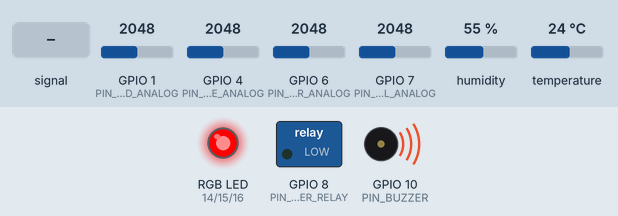
Bench run of a sketch on a simulated ESP32-S3. Shown: switched loads named in the sketch (green lamp = pin HIGH), an RGB LED mixed from three pins (HIGH = lit), buzzer (waves = sounding, pin HIGH). Wiring (inferred from the names in the program): DHT11 sensor: data GPIO 2. The inputs (shaded band) are chosen by the test bench; at power-on: GPIO 4 (PIN_FLAME_ANALOG) = 2048, humidity 55 %, GPIO 1 (PIN_SOUND_ANALOG) = 2048, GPIO 6 (PIN_LDR_ANALOG) = 2048, GPIO 7 (PIN_SOIL_ANALOG) = 2048, temperature 24 °C. What the sketch prints to the serial monitor is not drawn.

Above: at 1.27 s.
1.3 s: GPIO 4 (PIN_FLAME_ANALOG) set to 2290
4.8 s: GPIO 4 (PIN_FLAME_ANALOG) set to 2375
At 5.5 s:
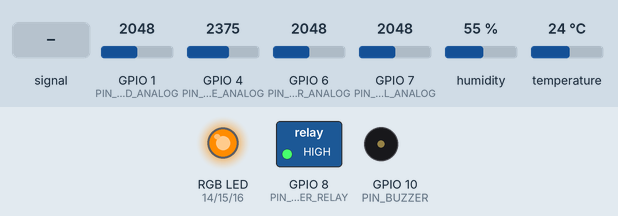
6.3 s: GPIO 1 (PIN_SOUND_ANALOG) fed a 200 Hz sine of ±327 counts around its level
At 6.57 s:
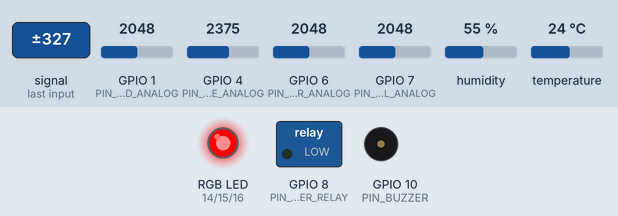
9.8 s: GPIO 4 (PIN_FLAME_ANALOG) set to 2866
At 12.7 s:
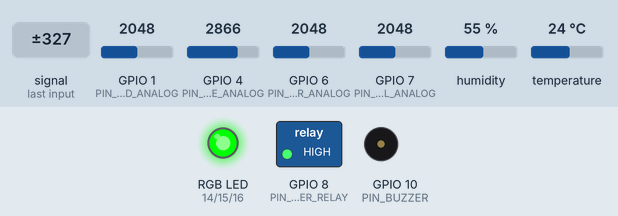
13.8 s: humidity set to 22 %
17.3 s: humidity set to 31 %
19.6 s: humidity set to 34 %
At 21.7 s:
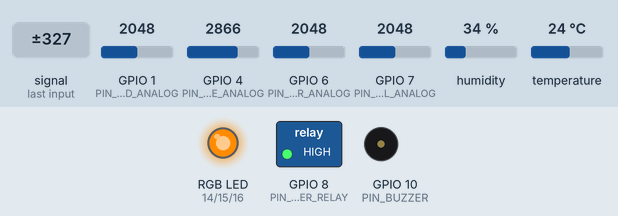
Timing chart, 0 to 25.2 s (numbered marks = the images above; inputs shaded):
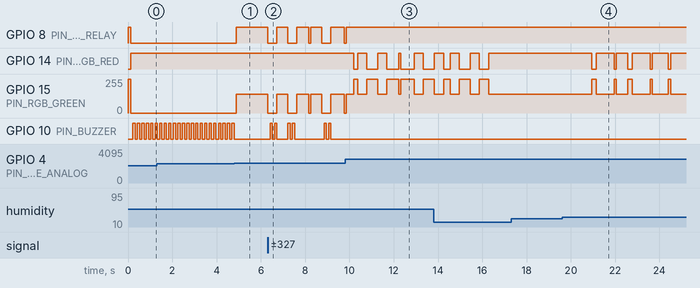

The sketch:

Project_03_Wildfire_Early_Warning_Bayesian_Mesh_Node.ino
```cpp
/*
 * ==============================================================================
 * Project 3: Autonomous Environmental Micro-Climate & Wildfire Early-Warning Node
 * Level 2 Multi-Sensor Fusion on ESP32-S3 (Dual-Core Xtensa LX7 @ 240MHz)
 * ==============================================================================
 * Target: ESP32-S3 Dev Module
 * Kit: Hosyond 45-in-1 Sensor Kit
 *
 * Fused Kit Modules:
 *  - Module #34: Flame Sensor (Optical Infrared Phototransistor)
 *  - Module #07: DHT11 Sensor (Atmospheric Temp & Relative Humidity)
 *  - Module #14: Photoresistor LDR (Solar Insolation & Canopy Shadow)
 *  - Module #42: Soil Moisture Sensor (Ground Litter / Fuel Dryness)
 *  - Module #37: High-Sensitivity Sound Sensor (Canopy Crackling / Wind Gusts)
 *
 * Actuators & Wireless:
 *  - Module #30: 5V Relay Module (Perimeter Water Sprinkler / Evacuation Trigger)
 *  - Module #01: RGB LED (Fire Weather Index Danger Levels: Low/Mod/High/Extreme)
 *  - Module #11: Active Buzzer (Wildfire Alarm Siren)
 *  - ESP32-S3 SoftAP & Async Web Server (Core 0 Live Micro-Climate Station)
 *
 * Level 2 Sensor Fusion & Mathematical Core:
 *  - Bayesian Probabilistic Risk Evaluation:
 *      * Calculates the probability P(Fire | IR, Temp, RH, Soil, Sound).
 *      * Fuses slow macro-climatic fuel dryness (Low RH + High Temp + Dry Soil)
 *        with fast micro-event triggers (Optical IR flicker + Acoustic crackle).
 *  - Fire Weather Index (FWI) & Fine Fuel Moisture Code (FFMC) Approximation:
 *      * Equilibrium Moisture Content (EMC) modeling based on temperature and humidity.
 *  - Multi-Core FreeRTOS Partitioning:
 *      * Core 1: 50 Hz Environmental Sampling, Non-blocking DHT11 bit-bang & Bayesian Inference.
 *      * Core 0: Wi-Fi Telemetry Server & JSON Broadcast.
 */

#include <WiFi.h>
#include <WebServer.h>
#include <math.h>

// ======================== PIN DEFINITIONS (ESP32-S3) ========================
// Analog Sensors (ADC1)
const int PIN_FLAME_ANALOG = 4;   // Flame Sensor AO (ADC1_CH3)
const int PIN_FLAME_DIG    = 5;   // Flame Sensor DO (Digital)
const int PIN_LDR_ANALOG   = 6;   // Photoresistor LDR (ADC1_CH5)
const int PIN_SOIL_ANALOG  = 7;   // Soil / Fuel Moisture (ADC1_CH6)
const int PIN_SOUND_ANALOG = 1;   // Sound Sensor (ADC1_CH0)

// Digital 1-Wire
const int PIN_DHT11_DATA   = 2;   // DHT11 1-wire data

// Actuators
const int PIN_SPRINKLER_RELAY = 8; // 5V Relay (Active LOW)
const int PIN_BUZZER       = 10;  // Active Buzzer
const int PIN_RGB_RED      = 14;  // Red
const int PIN_RGB_GREEN    = 15;  // Green
const int PIN_RGB_BLUE     = 16;  // Blue

// Fire Danger Categories
enum FireDangerLevel {
  DANGER_LOW,       // Blue LED, Safe ambient conditions
  DANGER_MODERATE,  // Green LED, Normal forestry conditions
  DANGER_HIGH,      // Amber LED, High fuel dryness / high wind
  DANGER_EXTREME    // Flashing Red, SIREN, SPRINKLER RELAY ENGAGED
};

struct ClimateData {
  float temperature;
  float humidity;
  float soilMoisturePercent;
  float solarPercent;
  float soundLevel;
  float flameIntensityPercent;
  float bayesianRiskScore; // 0.0 to 1.0 (0% to 100%)
  FireDangerLevel level;
};

ClimateData currentClimate;
SemaphoreHandle_t climateMutex;

// Web Server
const char* AP_SSID = "ESP32S3-Wildfire-Sentinel";
const char* AP_PASS = "wildfire123";
WebServer server(80);

// ======================== FAST DHT11 BIT-BANG DRIVER ========================
static portMUX_TYPE dhtMux = portMUX_INITIALIZER_UNLOCKED;

bool readDHT11(int pin, float &temp, float &hum) {
  byte data[5] = {0, 0, 0, 0, 0};
  pinMode(pin, OUTPUT);
  digitalWrite(pin, LOW);
  delay(18); // 18ms start pulse (non-critical)
  digitalWrite(pin, HIGH);
  delayMicroseconds(30);
  pinMode(pin, INPUT);

  // Critical section for microsecond pulse-width sampling
  portENTER_CRITICAL(&dhtMux);

  unsigned long timeout = micros();
  while (digitalRead(pin) == HIGH) { if (micros() - timeout > 100) { portEXIT_CRITICAL(&dhtMux); return false; } }
  timeout = micros();
  while (digitalRead(pin) == LOW)  { if (micros() - timeout > 100) { portEXIT_CRITICAL(&dhtMux); return false; } }
  timeout = micros();
  while (digitalRead(pin) == HIGH) { if (micros() - timeout > 100) { portEXIT_CRITICAL(&dhtMux); return false; } }

  for (int i = 0; i < 40; i++) {
    timeout = micros();
    while (digitalRead(pin) == LOW) { if (micros() - timeout > 100) { portEXIT_CRITICAL(&dhtMux); return false; } }
    unsigned long pulseStart = micros();
    timeout = micros();
    while (digitalRead(pin) == HIGH) { if (micros() - timeout > 100) { portEXIT_CRITICAL(&dhtMux); return false; } }
    unsigned long len = micros() - pulseStart;
    int byteIdx = i / 8;
    data[byteIdx] <<= 1;
    if (len > 40) data[byteIdx] |= 1;
  }

  portEXIT_CRITICAL(&dhtMux);

  if (data[4] == ((data[0] + data[1] + data[2] + data[3]) & 0xFF)) {
    hum = data[0] + data[1] * 0.1f;
    temp = data[2] + data[3] * 0.1f;
    return true;
  }
  return false;
}

// Sigmoid normalization helper: 1 / (1 + e^(-k*(x - x0)))
float sigmoid(float x, float x0, float k) {
  return 1.0f / (1.0f + exp(-k * (x - x0)));
}

// Set RGB LED
void setLedColor(byte r, byte g, byte b) {
  analogWrite(PIN_RGB_RED, r);
  analogWrite(PIN_RGB_GREEN, g);
  analogWrite(PIN_RGB_BLUE, b);
}

// ======================== WEB SERVER HANDLERS ===============================
void handleRoot() {
  String p = "<!DOCTYPE html><html><head><meta charset='UTF-8'><meta name='viewport' content='width=device-width, initial-scale=1.0'>";
  p += "<title>Wildfire Early-Warning Node</title>";
  p += "<style>body{background:#0f172a;color:#f8fafc;font-family:sans-serif;padding:20px;text-align:center;}";
  p += ".grid{display:grid;grid-template-columns:repeat(auto-fit,minmax(200px,1fr));gap:15px;max-width:800px;margin:20px auto;}";
  p += ".card{background:#1e293b;border:1px solid #334155;border-radius:10px;padding:15px;}";
  p += ".val{font-size:1.8rem;font-weight:bold;color:#38bdf8;margin:5px 0;}";
  p += ".risk{font-size:2.5rem;font-weight:bold;color:#f59e0b;}";
  p += "</style></head><body>";
  p += "<h2>🌲 ESP32-S3 Wildfire Sentinel & Climate Node</h2>";
  p += "<div>Bayesian Fire Risk Probability:</div><div class='risk' id='risk'>0%</div>";
  p += "<div class='grid'>";
  p += "<div class='card'><div>Temperature</div><div class='val' id='temp'>-- &deg;C</div></div>";
  p += "<div class='card'><div>Relative Humidity</div><div class='val' id='hum'>-- %</div></div>";
  p += "<div class='card'><div>Soil / Fuel Dryness</div><div class='val' id='soil'>-- %</div></div>";
  p += "<div class='card'><div>Optical IR Flare</div><div class='val' id='flame'>0 %</div></div>";
  p += "</div>";
  p += "<script>setInterval(()=>{fetch('/data').then(r=>r.json()).then(d=>{";
  p += "document.getElementById('risk').innerHTML=(d.risk*100).toFixed(0)+'%';";
  p += "document.getElementById('temp').innerHTML=d.temp.toFixed(1)+'&deg;C';";
  p += "document.getElementById('hum').innerHTML=d.hum.toFixed(1)+'%';";
  p += "document.getElementById('soil').innerHTML=d.soil.toFixed(0)+'%';";
  p += "document.getElementById('flame').innerHTML=d.flame.toFixed(0)+'%';";
  p += "});},500);</script></body></html>";
  server.send(200, "text/html", p);
}

void handleData() {
  String json = "{";
  json += "\"temp\":" + String(currentClimate.temperature, 1) + ",";
  json += "\"hum\":" + String(currentClimate.humidity, 1) + ",";
  json += "\"soil\":" + String(currentClimate.soilMoisturePercent, 1) + ",";
  json += "\"flame\":" + String(currentClimate.flameIntensityPercent, 1) + ",";
  json += "\"risk\":" + String(currentClimate.bayesianRiskScore, 2);
  json += "}";
  server.send(200, "application/json", json);
}

// ======================== FREERTOS TASK: CORE 1 SENSOR FUSION ===============
void TaskEnvironmentalFusion(void *pvParameters) {
  float temp = 25.0f, hum = 50.0f;
  unsigned long lastDhtTime = 0;

  Serial.println(F("[Core 1] TaskEnvironmentalFusion started."));

  for (;;) {
    vTaskDelay(pdMS_TO_TICKS(100)); // 10 Hz sampling
    unsigned long now = millis();

    // Read DHT11 every 2 seconds (sensor limit)
    if (now - lastDhtTime >= 2000) {
      lastDhtTime = now;
      float newTemp = temp, newHum = hum;
      if (readDHT11(PIN_DHT11_DATA, newTemp, newHum)) {
        temp = newTemp;
        hum = newHum;
      }
    }

    // Read Analog Domain Sensors (ESP32-S3 ADC1: 12-bit, 0-4095)
    int rawFlame = analogRead(PIN_FLAME_ANALOG);
    int rawSoil  = analogRead(PIN_SOIL_ANALOG);
    int rawLdr   = analogRead(PIN_LDR_ANALOG);
    int rawSound = analogRead(PIN_SOUND_ANALOG);

    // Normalize flame: 4095 = Dark, < 500 = Intense IR light
    float flameIntensity = constrain(map(4095 - rawFlame, 0, 3500, 0, 100), 0, 100);
    // Soil moisture: Kit #42 reads high ADC when dry (air >= 3000), low when wet/submerged (<= 1000)
    float soilDryness = constrain(map(rawSoil, 1000, 3500, 0, 100), 0, 100);
    float soilMoisture = 100.0f - soilDryness;

    // ================= LEVEL 2 SENSOR FUSION ENGINE =========================
    // 1. Calculate Fuel Vulnerability Index (FVI):
    // High Temp (> 30°C) + Low Humidity (< 35%) + Dry Ground (> 70% dry)
    float tempFactor = sigmoid(temp, 30.0f, 0.25f);       // 0.0 to 1.0
    float drynessFactor = sigmoid(100.0f - hum, 65.0f, 0.15f); // High when RH is low
    float groundFactor = sigmoid(soilDryness, 70.0f, 0.1f);
    float fuelVulnerability = (tempFactor * 0.35f) + (drynessFactor * 0.40f) + (groundFactor * 0.25f);

    // 2. Calculate Active Combustion Indicator (ACI):
    // Optical IR Flame (80%) + Acoustic Wood Crackle (20%)
    float irFactor = sigmoid(flameIntensity, 40.0f, 0.1f);
    float soundFactor = sigmoid((float)rawSound, 1800.0f, 0.005f);
    float activeCombustion = (irFactor * 0.80f) + (soundFactor * 0.20f);

    // 3. Bayesian Probabilistic Risk Fusion:
    // P(Wildfire) = 1 - (1 - P_Fuel) * (1 - P_Combustion)
    float compositeRisk = 1.0f - ((1.0f - fuelVulnerability * 0.6f) * (1.0f - activeCombustion));
    compositeRisk = constrain(compositeRisk, 0.0f, 1.0f);

    // 4. Determine Fire Danger Level
    FireDangerLevel level = DANGER_LOW;
    if (compositeRisk > 0.75f || (flameIntensity > 85.0f && compositeRisk > 0.45f)) {
      level = DANGER_EXTREME;
    } else if (compositeRisk > 0.50f) {
      level = DANGER_HIGH;
    } else if (compositeRisk > 0.30f) {
      level = DANGER_MODERATE;
    } else {
      level = DANGER_LOW;
    }

    // 5. Actuator Management
    switch (level) {
      case DANGER_LOW:
        setLedColor(0, 100, 255);             // Blue
        digitalWrite(PIN_SPRINKLER_RELAY, HIGH); // Valve OFF
        digitalWrite(PIN_BUZZER, LOW);
        break;

      case DANGER_MODERATE:
        setLedColor(0, 255, 0);               // Green
        digitalWrite(PIN_SPRINKLER_RELAY, HIGH);
        digitalWrite(PIN_BUZZER, LOW);
        break;

      case DANGER_HIGH:
        setLedColor(255, 140, 0);             // Amber
        digitalWrite(PIN_SPRINKLER_RELAY, HIGH);
        digitalWrite(PIN_BUZZER, LOW);
        break;

      case DANGER_EXTREME:
        setLedColor(255, 0, 0);               // Strobe Red
        digitalWrite(PIN_SPRINKLER_RELAY, LOW); // ENGAGE SPRINKLER RELAY (EXTINGUISH!)
        digitalWrite(PIN_BUZZER, (millis() % 200 < 100) ? HIGH : LOW); // Pulsing Siren
        break;
    }

    // Update Telemetry Structure with Mutex
    if (xSemaphoreTake(climateMutex, pdMS_TO_TICKS(10)) == pdTRUE) {
      currentClimate.temperature = temp;
      currentClimate.humidity = hum;
      currentClimate.soilMoisturePercent = soilMoisture;
      currentClimate.flameIntensityPercent = flameIntensity;
      currentClimate.bayesianRiskScore = compositeRisk;
      currentClimate.level = level;
      xSemaphoreGive(climateMutex);
    }
  }
}

// ======================== FREERTOS TASK: CORE 0 NETWORK SERVER ==============
void TaskNetworkServer(void *pvParameters) {
  for (;;) {
    server.handleClient();
    vTaskDelay(pdMS_TO_TICKS(10));
  }
}

// ======================== SETUP =============================================
void setup() {
  Serial.begin(115200);
  while (!Serial && millis() < 3000);

  Serial.println(F("\n============================================================"));
  Serial.println(F("  PROJECT 3: ESP32-S3 WILDFIRE EARLY-WARNING BAYESIAN NODE"));
  Serial.println(F("============================================================"));

  pinMode(PIN_SPRINKLER_RELAY, OUTPUT);
  pinMode(PIN_BUZZER, OUTPUT);
  pinMode(PIN_RGB_RED, OUTPUT);
  pinMode(PIN_RGB_GREEN, OUTPUT);
  pinMode(PIN_RGB_BLUE, OUTPUT);

  digitalWrite(PIN_SPRINKLER_RELAY, HIGH); // Safe
  digitalWrite(PIN_BUZZER, LOW);
  setLedColor(0, 255, 0);

  climateMutex = xSemaphoreCreateMutex();

  // Wi-Fi Access Point & Server
  WiFi.softAP(AP_SSID, AP_PASS);
  server.on("/", handleRoot);
  server.on("/data", handleData);
  server.begin();
  Serial.print(F("Node Wi-Fi AP Online: http://")); Serial.println(WiFi.softAPIP());

  // Spawn Core 1 Fusion Task
  xTaskCreatePinnedToCore(
    TaskEnvironmentalFusion,
    "EnvFusion",
    4096,
    NULL,
    4,
    NULL,
    1
  );

  // Spawn Core 0 Web Server Task
  xTaskCreatePinnedToCore(
    TaskNetworkServer,
    "NetServer",
    4096,
    NULL,
    1,
    NULL,
    0
  );

  Serial.println(F("Bayesian Environmental Node Active.\n"));
}

void loop() {
  vTaskDelay(pdMS_TO_TICKS(1000));
}
```

Measured:
- the behaviour switches between 2345 and 2346 on GPIO 4 (PIN_FLAME_ANALOG) (found by bisection; images 0 and 1)
- after the input at 4.8 s, GPIO 8 (PIN_SPRINKLER_RELAY): LOW → HIGH after 0.09 s; GPIO 15 (PIN_RGB_GREEN): 0/255 → 140/255 after 0.09 s; GPIO 10 (PIN_BUZZER): stops changing and stays LOW
- after the input at 6.3 s, GPIO 8 (PIN_SPRINKLER_RELAY): HIGH → LOW at once, → HIGH 0.40 s later, → LOW 0.50 s later, → HIGH 0.40 s later, … (9 changes in this stretch); GPIO 15 (PIN_RGB_GREEN): 140/255 → 0/255 at once, → 140/255 0.40 s later, → 0/255 0.50 s later, → 140/255 0.40 s later, … (9 changes in this stretch)
- after the input at 9.8 s, GPIO 14 (PIN_RGB_RED): HIGH → LOW after 0.38 s, → HIGH 0.20 s later, → LOW 0.40 s later, → HIGH 0.50 s later, … (9 changes in this stretch); GPIO 10 (PIN_BUZZER): stops changing and stays LOW
- after the input at 17.3 s, every drawn part: stays the same
- after the input at 19.6 s, GPIO 14 (PIN_RGB_RED): HIGH → LOW after 1.3 s, → HIGH 0.20 s later, → LOW 0.80 s later, → HIGH 0.10 s later, … (10 changes in this stretch); GPIO 15 (PIN_RGB_GREEN): 140/255 → 255/255 after 1.3 s, → 140/255 0.20 s later, → 255/255 0.80 s later, → 140/255 0.10 s later, … (10 changes in this stretch)
- by itself, GPIO 10 (PIN_BUZZER): alternates HIGH for 0.10 s and LOW for 0.10 s
